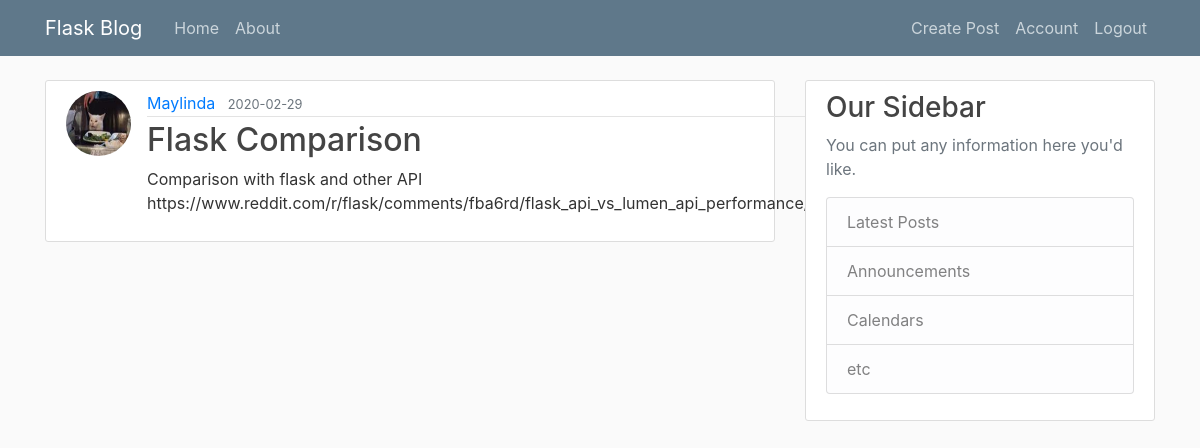
The app's page /post/1 (signed in) with its own data.
### flask_sample/models.py (models this page shows, shortened)
class User(db.Model, UserMixin):
	id = db.Column(db.Integer, primary_key='True')
	username = db.Column(db.String(20), unique=True, nullable=False)
	email = db.Column(db.String(120), unique=True, nullable=False)
	image_file = db.Column(db.String(20), nullable=False, default='default.jpg')
	password= db.Column(db.String(60), nullable=False)
	post = db.relationship('Post', backref='author', lazy=True) # for user_id in post (relationship)

class Post(db.Model):
	id = db.Column(db.Integer, primary_key=True)
	title = db.Column(db.String(60), nullable=False)
	date_posted = db.Column(db.DateTime, nullable=False, default=datetime.datetime.utcnow)
	content = db.Column(db.Text, nullable=False)
	user_id = db.Column(db.Integer, db.ForeignKey('user.id'), nullable=False)

### flask_sample/routes.py (the view)
@app.route('/post/<int:post_id>')
@login_required # Restricted route which requires users to login.
def post(post_id):
	post = Post.query.get_or_404(post_id)
	return render_template('post.html', title=post.title, post = post)

### flask_sample/models.py (called while the page is built)
@login_manager.user_loader
def load_user(user_id):
	return User.query.get(int(user_id))

### flask_sample/templates/post.html (shortened to what this page needs)
{% extends 'layout.html' %}
{% block webpage_content %}
	<article class="media content-section">
		<img class="rounded-circle article-img" src="{{ url_for('static', filename='profile/' + post.author.image_file) }}">
	  <div class="media-body">
	    <div class="article-metadata">
	      <a class="mr-2" href="#">{{ post.author.username }}</a>
	      <small class="text-muted">{{ post.date_posted.strftime('%Y-%m-%d') }}</small>
	    </div>
	    <h2 class="article-title">{{ post.title }}</h2>
	    <p class="article-content">{{ post.content }}</p>
	  </div>
	</article>
{% endblock webpage_content %}

### flask_sample/static/main.css (style rules this page uses)
body { background: #fafafa; color: #333333; margin-top: 5rem; }
h1, h2, h3, h4, h5, h6 { color: #444444; }
.content-section { background: #ffffff; padding: 10px 20px; border: 1px solid #dddddd; border-radius: 3px; margin-bottom: 20px; }
.article-title { color: #444444; }
.article-content { white-space: pre-line; }
.article-img { height: 65px; width: 65px; margin-right: 16px; }
.article-metadata { padding-bottom: 1px; margin-bottom: 4px; border-bottom: 1px solid #e3e3e3 }

### records on screen
User: image_file (picture), author.username "Maylinda"
Post: date_posted "2020-02-29", title "Flask Comparison", content "Comparison with flask and other API https://www.reddit.com/r/flask/comments/fba6rd/flask_api_vs_lumen_api_performance/"
